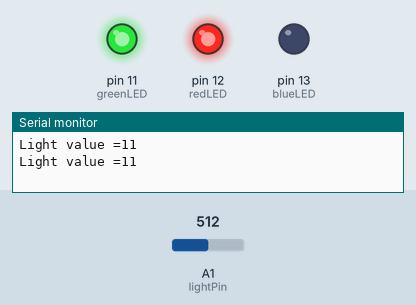
Recording of a sketch running on a simulated Arduino Uno, built with avr-gcc and run on an emulated ATmega328P. Shown: output pins drawn as LEDs (lit = HIGH), the last lines printed to the serial monitor. Inputs (shaded band) come from the test bench; at power-on: A1 (lightPin) = 512.

Above: at 1.8 s.
1.9 s: A1 (lightPin) set to 531
3.4 s: A1 (lightPin) set to 562
At 5.2 s:
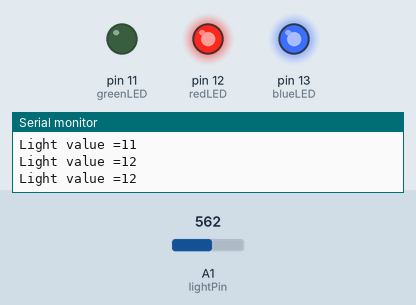
5.5 s: A1 (lightPin) set to 626
7.2 s: A1 (lightPin) set to 650
At 8.4 s:
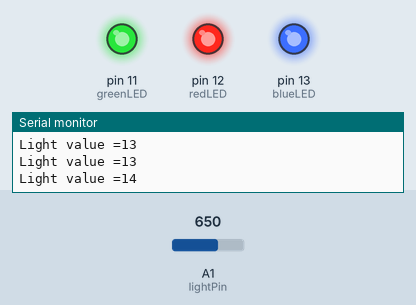
9.5 s: A1 (lightPin) set to 306
At 11.1 s:
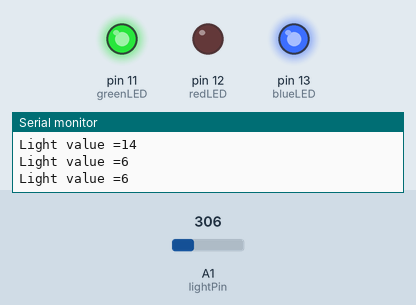
11.5 s: A1 (lightPin) set to 348
13.2 s: A1 (lightPin) set to 383
At 15.4 s:
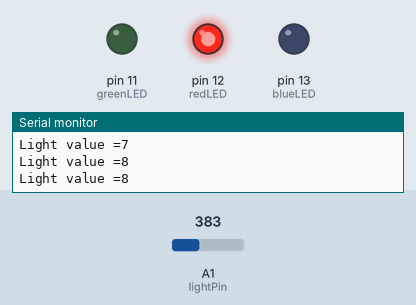
Timing chart, 0 to 16.5 s (numbered marks = the images above; inputs shaded):
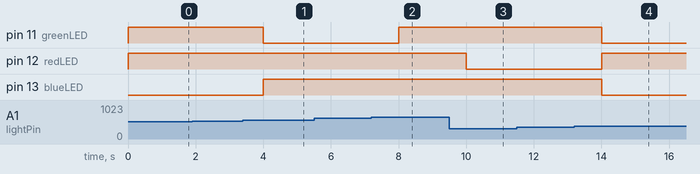

The sketch:

lab_4_level_4.ino
```cpp
//Sebastian Bruce
//Date: Oct 4 2023
//Description: Lab 4 Level 4 - display binary

//Variables
int lightPin = A1; //The light sensor is plugged into pin A1 of the Arduino.
int data = 0; //This will store the data from the sensor.
int yellowLED = 10;//LED Connected to port 10
int greenLED = 11;//LED Connected to port 11
int redLED = 12;//LED Connected to port 12
int blueLED = 13;//LED Connected to port 13
int data2;
int binaryNum[4];

//input/output, runs once
void setup() {
  pinMode(greenLED, OUTPUT);
  pinMode(blueLED, OUTPUT);
  pinMode(redLED, OUTPUT);
  Serial.begin(9600);
}

//main loop, runs forevr
void loop() {
  data = analogRead(lightPin); //Read the value from the light sensor and store it in the lightData variable.
  data = map(data,6,679,0,15); //map the data value to 0-15
  Serial.print("Light value =");
  Serial.println(data); //Print the data to the serial port.

  if(data == 1) {//repeating code that turns on lights based off data number
    digitalWrite(yellowLED, HIGH);
    digitalWrite(greenLED, LOW);
    digitalWrite(blueLED, LOW);
    digitalWrite(redLED, LOW);
  }
  else if(data == 2) {
    digitalWrite(yellowLED, LOW);
    digitalWrite(greenLED, HIGH);
    digitalWrite(blueLED, LOW);
    digitalWrite(redLED, LOW);
  }
  else if(data == 3) {
    digitalWrite(yellowLED, HIGH);
    digitalWrite(greenLED, HIGH);
    digitalWrite(blueLED, LOW);
    digitalWrite(redLED, LOW);
  }
  else if(data == 4) {
    digitalWrite(yellowLED, LOW);
    digitalWrite(greenLED, LOW);
    digitalWrite(blueLED, HIGH);
    digitalWrite(redLED, LOW);
  }
  else if(data == 5) {
    digitalWrite(yellowLED, HIGH);
    digitalWrite(greenLED, LOW);
    digitalWrite(blueLED, HIGH);
    digitalWrite(redLED, LOW);
  }
  else if(data == 6) {
    digitalWrite(yellowLED, LOW);
    digitalWrite(greenLED, HIGH);
    digitalWrite(blueLED, HIGH);
    digitalWrite(redLED, LOW);
  }
  else if(data == 7) {
    digitalWrite(yellowLED, HIGH);
    digitalWrite(greenLED, HIGH);
    digitalWrite(blueLED, HIGH);
    digitalWrite(redLED, LOW);
  }
  else if(data == 8) {
    digitalWrite(yellowLED, LOW);
    digitalWrite(greenLED, LOW);
    digitalWrite(blueLED, LOW);
    digitalWrite(redLED, HIGH);
  }
  else if(data == 9) {
    digitalWrite(yellowLED, HIGH);
    digitalWrite(greenLED, LOW);
    digitalWrite(blueLED, LOW);
    digitalWrite(redLED, HIGH);
  }
  else if(data == 10) {
    digitalWrite(yellowLED, LOW);
    digitalWrite(greenLED, HIGH);
    digitalWrite(blueLED, LOW);
    digitalWrite(redLED, HIGH);
  }
  else if(data == 11) {
    digitalWrite(yellowLED, HIGH);
    digitalWrite(greenLED, HIGH);
    digitalWrite(blueLED, LOW);
    digitalWrite(redLED, HIGH);
  }
  else if(data == 12) {
    digitalWrite(yellowLED, LOW);
    digitalWrite(greenLED, LOW);
    digitalWrite(blueLED, HIGH);
    digitalWrite(redLED, HIGH);
  }
  else if(data == 13) {
    digitalWrite(yellowLED, HIGH);
    digitalWrite(greenLED, LOW);
    digitalWrite(blueLED, HIGH);
    digitalWrite(redLED, HIGH);
  }
  else if(data == 14) {
    digitalWrite(yellowLED, LOW);
    digitalWrite(greenLED, HIGH);
    digitalWrite(blueLED, HIGH);
    digitalWrite(redLED, HIGH);
  }
  else if(data == 15) {
    digitalWrite(yellowLED, HIGH);
    digitalWrite(greenLED, HIGH);
    digitalWrite(blueLED, HIGH);
    digitalWrite(redLED, HIGH);
  }
  delay(1000);
}
```

Measured:
- the behaviour switches between 544 and 545 on A1 (lightPin) (found by bisection; images 0 and 1)
- the behaviour switches between 634 and 635 on A1 (lightPin) (found by bisection; images 1 and 2)
- the behaviour switches between 364 and 365 on A1 (lightPin) (found by bisection; images 3 and 4)
- after the input at 3.4 s, pin 11 (greenLED): HIGH → LOW after 0.60 s; pin 13 (blueLED): LOW → HIGH after 0.60 s
- after the input at 7.2 s, pin 11 (greenLED): LOW → HIGH after 0.80 s
- after the input at 9.5 s, pin 12 (redLED): HIGH → LOW after 0.50 s
- after the input at 13.2 s, pin 11 (greenLED), pin 13 (blueLED): HIGH → LOW after 0.81 s; pin 12 (redLED): LOW → HIGH after 0.81 s
